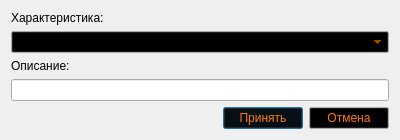
<?xml version="1.0" encoding="UTF-8"?>
<ui version="4.0">
 <class>FeatureChanger</class>
 <widget class="QDialog" name="FeatureChanger">
  <property name="geometry">
   <rect>
    <x>0</x>
    <y>0</y>
    <width>400</width>
    <height>133</height>
   </rect>
  </property>
  <property name="palette">
   <palette>
    <active>
     <colorrole role="Button">
      <brush brushstyle="SolidPattern">
       <color alpha="255">
        <red>0</red>
        <green>0</green>
        <blue>0</blue>
       </color>
      </brush>
     </colorrole>
     <colorrole role="Text">
      <brush brushstyle="SolidPattern">
       <color alpha="255">
        <red>106</red>
        <green>0</green>
        <blue>79</blue>
       </color>
      </brush>
     </colorrole>
     <colorrole role="ButtonText">
      <brush brushstyle="SolidPattern">
       <color alpha="255">
        <red>255</red>
        <green>122</green>
        <blue>5</blue>
       </color>
      </brush>
     </colorrole>
     <colorrole role="PlaceholderText">
      <brush brushstyle="SolidPattern">
       <color alpha="128">
        <red>106</red>
        <green>0</green>
        <blue>79</blue>
       </color>
      </brush>
     </colorrole>
    </active>
    <inactive>
     <colorrole role="Button">
      <brush brushstyle="SolidPattern">
       <color alpha="255">
        <red>0</red>
        <green>0</green>
        <blue>0</blue>
       </color>
      </brush>
     </colorrole>
     <colorrole role="Text">
      <brush brushstyle="SolidPattern">
       <color alpha="255">
        <red>106</red>
        <green>0</green>
        <blue>79</blue>
       </color>
      </brush>
     </colorrole>
     <colorrole role="ButtonText">
      <brush brushstyle="SolidPattern">
       <color alpha="255">
        <red>255</red>
        <green>122</green>
        <blue>5</blue>
       </color>
      </brush>
     </colorrole>
     <colorrole role="PlaceholderText">
      <brush brushstyle="SolidPattern">
       <color alpha="128">
        <red>106</red>
        <green>0</green>
        <blue>79</blue>
       </color>
      </brush>
     </colorrole>
    </inactive>
    <disabled>
     <colorrole role="Button">
      <brush brushstyle="SolidPattern">
       <color alpha="255">
        <red>0</red>
        <green>0</green>
        <blue>0</blue>
       </color>
      </brush>
     </colorrole>
     <colorrole role="Text">
      <brush brushstyle="SolidPattern">
       <color alpha="255">
        <red>120</red>
        <green>120</green>
        <blue>120</blue>
       </color>
      </brush>
     </colorrole>
     <colorrole role="ButtonText">
      <brush brushstyle="SolidPattern">
       <color alpha="255">
        <red>120</red>
        <green>120</green>
        <blue>120</blue>
       </color>
      </brush>
     </colorrole>
     <colorrole role="PlaceholderText">
      <brush brushstyle="SolidPattern">
       <color alpha="128">
        <red>0</red>
        <green>0</green>
        <blue>0</blue>
       </color>
      </brush>
     </colorrole>
    </disabled>
   </palette>
  </property>
  <property name="windowTitle">
   <string>Dialog</string>
  </property>
  <layout class="QGridLayout" name="gridLayout">
   <item row="4" column="1">
    <widget class="QPushButton" name="pushButton_ok">
     <property name="text">
      <string>Принять</string>
     </property>
    </widget>
   </item>
   <item row="4" column="2">
    <widget class="QPushButton" name="pushButton_cancel">
     <property name="text">
      <string>Отмена</string>
     </property>
    </widget>
   </item>
   <item row="4" column="0">
    <spacer name="horizontalSpacer">
     <property name="orientation">
      <enum>Qt::Horizontal</enum>
     </property>
     <property name="sizeHint" stdset="0">
      <size>
       <width>40</width>
       <height>20</height>
      </size>
     </property>
    </spacer>
   </item>
   <item row="3" column="0" colspan="3">
    <widget class="QLineEdit" name="lineEdit">
     <property name="maxLength">
      <number>128</number>
     </property>
    </widget>
   </item>
   <item row="2" column="0" colspan="3">
    <widget class="QLabel" name="label_2">
     <property name="text">
      <string>Описание:</string>
     </property>
    </widget>
   </item>
   <item row="1" column="0" colspan="3">
    <widget class="QComboBox" name="comboBox"/>
   </item>
   <item row="0" column="0" colspan="3">
    <widget class="QLabel" name="label">
     <property name="text">
      <string>Характеристика:</string>
     </property>
    </widget>
   </item>
  </layout>
 </widget>
 <resources/>
 <connections/>
</ui>
